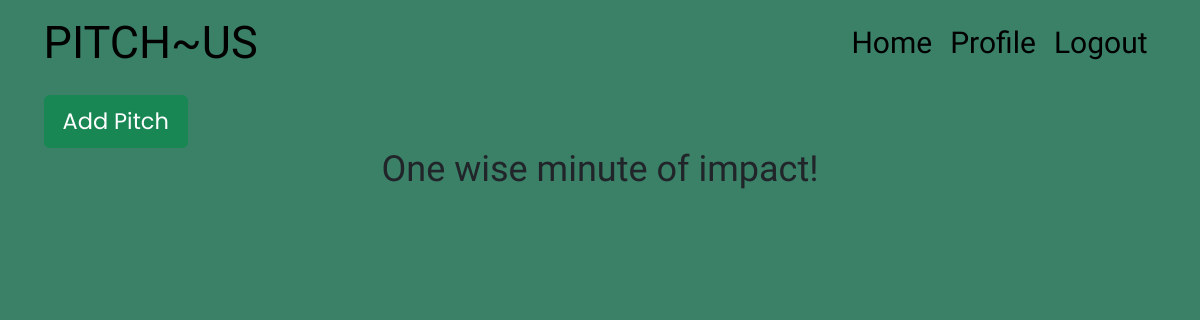
Page / (signed in) on the earlier database version.
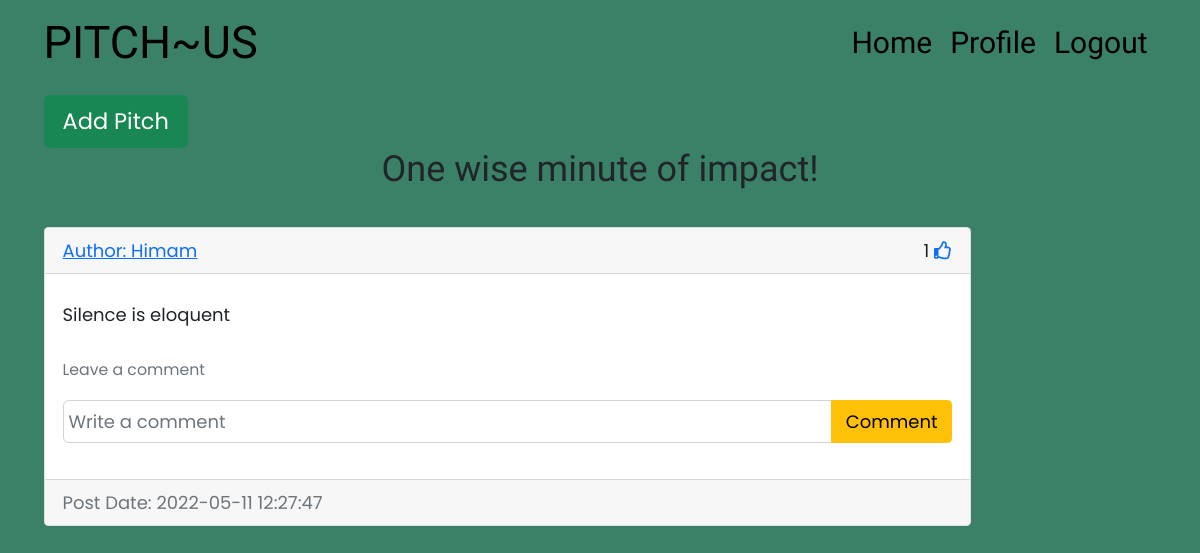
Same page on the later database version.
### app/models.py (models this page shows)
class Pitch(db.Model):
    id = db.Column(db.Integer,primary_key = True)
    text = db.Column(db.Text,nullable=False)
    category = db.Column(db.String, nullable=False)
    date_created = db.Column(db.DateTime(timezone=True),default=func.now())
    author = db.Column(db.Integer,db.ForeignKey('user.id',ondelete='CASCADE'))
    comments = db.relationship('Comment',backref='pitch',passive_deletes=True)
    likes = db.relationship('Like',backref='pitch',passive_deletes=True)

class User(db.Model,UserMixin):
    id = db.Column(db.Integer,primary_key = True)
    email = db.Column(db.String(150),unique = True)
    username = db.Column(db.String(150),unique = True)
    password = db.Column(db.String(150),nullable = False)
    bio = db.Column(db.String(255))
    profile_pic_path = db.Column(db.String())
    date_created = db.Column(db.DateTime(timezone=True),default=func.now())
    pitches = db.relationship('Pitch',backref='user',passive_deletes=True)
    comments = db.relationship('Comment',backref='user',passive_deletes=True)
    likes = db.relationship('Like',backref='user',passive_deletes=True)

### app/views.py (the view)
@views.route('/')
@login_required
def home():
   pitches = Pitch.query.all()
   return render_template('home.html',user = current_user.username,pitches=pitches)

### app/__init__.py (called while the page is built)
def create_app():
    app.config['SQLALCHEMY_TRACK_MODIFICATIONS'] = False
    bootstrap.init_app(app)
    db.init_app(app)
    migrate.init_app(app,db)
    mail.init_app(app)
    configure_uploads(app,photos)
    from .views import views
    app.register_blueprint(views,url_prefix="/")
    from .auth import auth
    app.register_blueprint(auth,url_prefix="/")
    from .models import User,Pitch, Comment,Like
    create_database(app)
    login_manager = LoginManager()
    login_manager.login_view = "auth.login" # redirects to login page
    login_manager.init_app(app)
    @login_manager.user_loader
    def load_user(id):
        return User.query.get(int(id))
    return app

### app/templates/home.html (shortened to what this page needs)
{% extends 'pitch_div.html' %}

### app/templates/pitch_div.html (shortened to what this page needs)
{% extends 'base.html' %}
{% block content %}
{% block header%}
<div">
    <a href="/pitch/"><button type="button" class="btn btn-success btn-lg">
            Add Pitch
        </button></a>
        <h2 align="center">One wise minute of impact! </h2> <br>
    </div>
    {%endblock %}
    <div class="container" id="pitches">
        {% for pitch in pitches %}
        <div class="col-md-10">
            <div class="card">
                <div class="card-header d-flex justify-content-between align-items-center">
                    <a href="/pitch/{{pitch.user.username}}">Author: {{pitch.user.username}}</a>
                    <div>{{pitch.likes|length}}
                        {% if user.id in pitch.likes|map(attribute="author")|list %}
                        <a href="/like/{{pitch.id}}"><i class="fas fa-thumbs-up"></i></a>
                        {% else %}
                        <a href="/like/{{pitch.id}}"><i class="far fa-thumbs-up"></i></a>
                        {% endif %}
                    </div>
                </div>
                <div class="card-body">
                    <div class="card-text">{{pitch.text}}</div><br>
                    <p class="card-text">
                        {% if pitch.comments|length > 0 %}
                        <a data-bs-toggle="collapse" href="#comments-{{pitch.id}}" role="button">
                            <small>View {{pitch.comments|length}} Comments</small>
                        </a>
                        {% else %}
                        <small class="text-muted">Leave a comment</small>
                        {% endif %}
                    </p>
                    <form class="input-group mb-3" method="POST" action="/comment/{{pitch.id}}">
                        <input type="text" id="text" name="text" class="form-control" placeholder="Write a comment">
                        <button type="submit" class="btn btn-warning">Comment</button>
                    </form>
                </div>
                <div class="card-footer text-muted"> Post Date: {{pitch.date_created}}</div>
            </div>
        </div>
        <br>
        {% endfor %}
    </div>
    {% endblock %}

### app/templates/base.html (shortened to what this page needs)
<!DOCTYPE html>
<html lang="en">
<head>
    <link href="https://cdn.jsdelivr.net/npm/bootstrap@5.1.3/dist/css/bootstrap.min.css" rel="stylesheet"
>
    <link href="https://cdnjs.cloudflare.com/ajax/libs/font-awesome/5.13.0/css/all.min.css" rel="stylesheet">
    <link rel="stylesheet" href="{{url_for('static',filename='css/style.css')}}">
</head>
<body>
    <nav class="navbar navbar-expand-lg navbar-dark">
        <div class="container">
            <div class="collapse navbar-collapse" id="navbar">
                <a href="/"class="logo">PITCH~US</a>
                <div class="navbar-nav ms-auto">
                    <a href="/" class="nav-item nav-link ">Home</a>
                    {% if current_user.is_authenticated %}
                    <a href="{{url_for('views.profile',username=current_user.username)}}"
                        class="nav-item nav-link">Profile</a>
                    <a href="{{url_for('auth.logout')}}" class="nav-item nav-link">Logout</a>
                    {% else %}
                    <a href="{{url_for('auth.login')}}" class="nav-item nav-link">SignIn</a>
                    <a href="{{url_for('auth.signup')}}" class="nav-item nav-link">SignUp</a>
                    {% endif%}
                </div>
            </div>
        </div>
    </nav>
    <div class="container">
        {% block content %}{% endblock %}
</body>
</html>

### app/static/css/style.css (style rules this page uses)
* { margin: 0; padding: 0; box-sizing: border-box; font-family: 'Poppins', sans-serif; font-size: large; }
body { background-color: rgb(58, 129, 104); }
.navbar { background-color: transparent; }
.nav-link { font-size: 30px; color: black !important; font-family: 'Macondo', cursive; }
.logo { font-family: 'Macondo', cursive; font-size: 45px; text-decoration: none; color:black; }
h2 { font-family: 'Macondo', cursive; }
input[type=text] { width: 100%; padding: 5px; font-size: 18px; border-radius: 6px; background-color: transparent; }

Differences in the rows shown:
added Pitch: user.username "Himam", likes|length "1", text "Silence is eloquent", date_created "2022-05-11 12:27:47"
